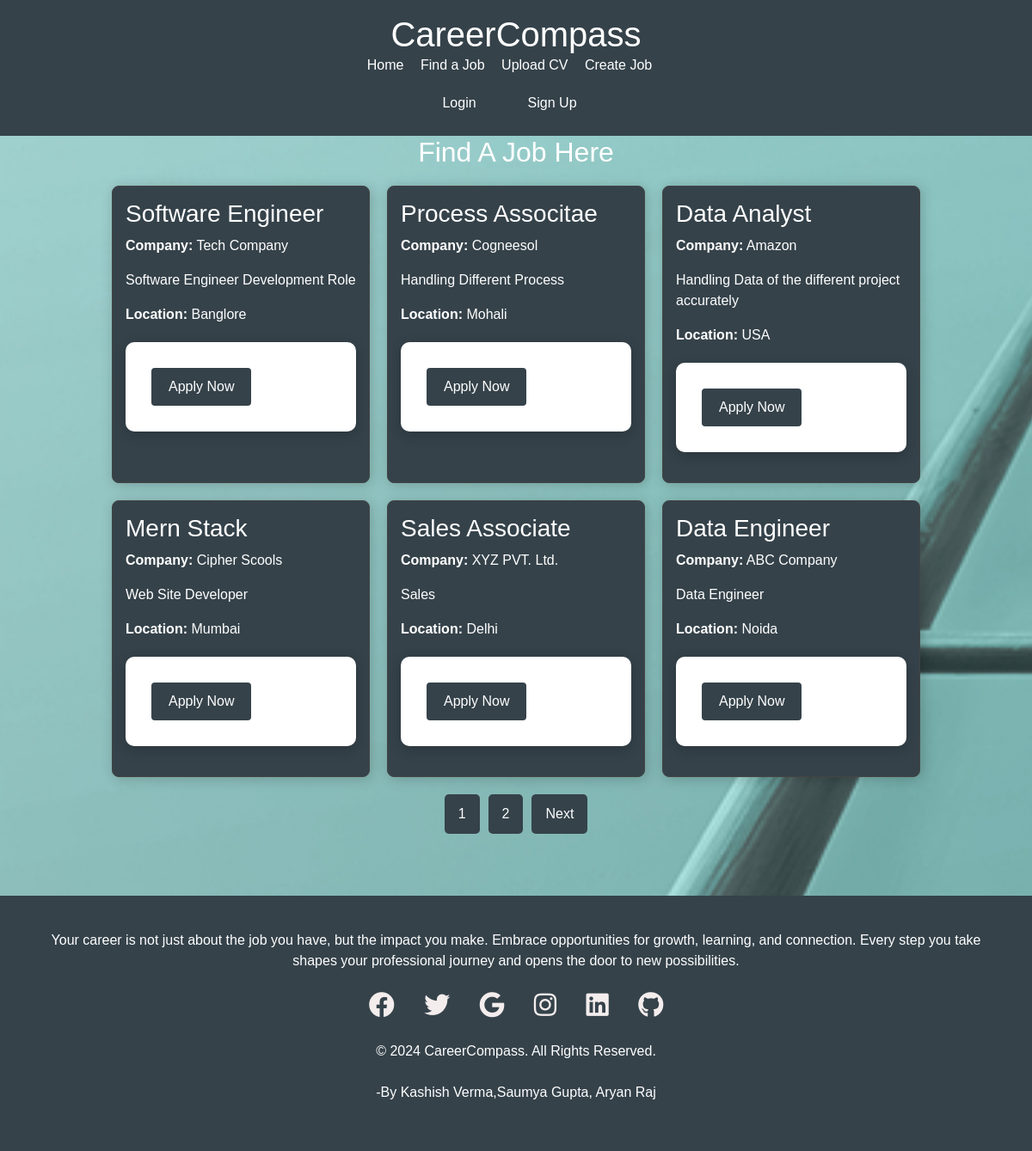
The page /find_job.php on the database its author committed.
### tables this page shows
CREATE TABLE `jobs` (
  `id` int(11) NOT NULL,
  `title` varchar(100) NOT NULL,
  `description` text NOT NULL,
  `company` varchar(100) NOT NULL,
  `location` varchar(100) NOT NULL,
  `created_at` timestamp NOT NULL DEFAULT current_timestamp()
);

### find_job.php (the view, shortened to what this page needs)
<?php
include 'include/header.php';
include 'include/db.php';
$limit = 6;
$page = isset($_GET['page']) ? (int)$_GET['page'] : 1;
$offset = ($page - 1) * $limit;
$sql = "SELECT id, title, description, company, location FROM jobs LIMIT $limit OFFSET $offset";
$result = $conn->query($sql);
$total_jobs_result = $conn->query("SELECT COUNT(*) as total FROM jobs");
$total_jobs = $total_jobs_result->fetch_assoc()['total'];
$total_pages = ceil($total_jobs / $limit);
?>
<h2 style="font-size:xx-large;text-align:center">Find A Job Here</h2>
<div class="job-postings">
    <?php
    if ($result->num_rows > 0) {
        while ($row = $result->fetch_assoc()) {
            ?>
            <div class="job-card">
                <h3><?php echo htmlspecialchars($row['title']); ?></h3>
                <p><strong>Company:</strong> <?php echo htmlspecialchars($row['company']); ?></p>
                <p><?php echo htmlspecialchars($row['description']); ?></p>
                <p><strong>Location:</strong> <?php echo htmlspecialchars($row['location']); ?></p>
                <form method="POST">
                    <button type="submit" name="apply" class="apply-button">Apply Now</button>
                </form>
            </div>
            <?php
        }
    } else {
        echo "<p>No job postings available at this time.</p>";
    }
    ?>
</div>
<div class="pagination-container">
    <div class="pagination">
        <?php for ($i = 1; $i <= $total_pages; $i++): ?>
            <a href="?page=<?php echo $i; ?>" class="pagination-button <?php echo ($i == $page) ? 'active' : ''; ?>"><?php echo $i; ?></a>
        <?php endfor; ?>
        <?php if($page < $total_pages): ?>
            <a href="?page=<?php echo $page + 1; ?>" class="pagination-button">Next</a>
        <?php endif; ?>
    </div>
</div>
<?php include 'include/footer.php'; ?>

### include/header.php (shortened to what this page needs)
<!DOCTYPE html>
<html lang="en">
<head>
    <link rel="stylesheet" href="styles/style.css">
</head>
<body>
<header>
    <h1>CareerCompass</h1>
    <nav>
        <ul>
            <li><a href="index.php">Home</a></li>
            <li><a href="find_job.php">Find a Job</a></li>
            <li><a href="upload_cv.php">Upload CV</a></li>
            <li><a href="create_job.php">Create Job</a></li>
            <li class="header-buttons">
                <button class="login-button"><a href="login.php">Login</a></button>
                <button class="signup-button"><a href="signup.php">Sign Up</a></button>
            </li>
        </ul>
    </nav>
</header>
</body>
</html>

### include/footer.php (shortened to what this page needs)
<!DOCTYPE html>
<html lang="en">
<head>
    <link rel="stylesheet" href="https://cdnjs.cloudflare.com/ajax/libs/font-awesome/5.15.4/css/all.min.css">
    <link rel="stylesheet" href="https://stackpath.bootstrapcdn.com/bootstrap/4.5.2/css/bootstrap.min.css">
    <link rel="stylesheet" href="styles/style.css">
</head>
<body>
    <footer class="footer">
        <div class="container">
            <p class="mb-4">Your career is not just about the job you have, but the impact you make. Embrace
                opportunities for growth, learning, and connection. Every step you take shapes your professional journey
                and opens the door to new possibilities.</p>
            <div class="social-icons">
                <a href="https://facebook.com" target="_blank" class="fab fa-facebook"></a>
                <a href="https://twitter.com" target="_blank" class="fab fa-twitter"></a>
                <a href="https://google.com" target="_blank" class="fab fa-google"></a>
                <a href="https://instagram.com" target="_blank" class="fab fa-instagram"></a>
                <a href="https://linkedin.com" target="_blank" class="fab fa-linkedin"></a>
                <a href="https://github.com" target="_blank" class="fab fa-github"></a>
            </div>
            <p class="mt-4">&copy; <?php echo date("Y"); ?> CareerCompass. All Rights Reserved.</p>
            <p class="mt-4">-By Kashish Verma,Saumya Gupta, Aryan Raj</p>
        </div>
    </footer>
</body>
</html>

### styles/style.css (style rules this page uses)
html, body { height: 100%; margin: 0; }
body { font-family: Arial, sans-serif; background-image: url('../images/background.jpg'); background-size:cover; background-position: center; color: white; }
header, footer { background-color: #35424a; color: #ffffff; padding: 1rem; text-align: center; }
header h1 { margin: 0; }
nav ul { list-style: none; padding: 0; display: inline; margin: 0; }
nav ul li { display: inline; margin-right: 15px; }
nav ul li a { color: #ffffff; text-decoration: none; }
.header-buttons { display: flex; justify-content: center; gap: 20px; margin-top: 10px; }
button { background-color: #35424a; color: white; border: none; padding: 10px 20px; border-radius: 4px; cursor: pointer; font-size: 16px; }
button a { color: white; text-decoration: none; display: block; height: 100%; }
form { background: #ffffff; padding: 30px; border-radius: 10px; box-shadow: 0 4px 15px rgba(0, 0, 0, 0.2); max-width: 400px; margin: 20px auto; transition: all 0.3s ease-in-out; }
.footer { background-color: #35424a; color: white; padding: 40px 0; text-align: center; }
.social-icons a { margin: 0 15px; color: rgb(244, 237, 237); text-decoration: none; font-size: 30px; }

### find_job.php (style rules this page uses)
.job-postings { display: flex; flex-wrap: wrap; justify-content: center; gap: 20px; margin-top: 20px; }
.job-card { border: 1px solid #444; border-radius: 8px; padding: 15px; box-shadow: 2px 2px 15px rgba(0, 0, 0, 0.2); width: 300px; background-color: #35424a; color: white; }
.pagination-container { display: flex; justify-content: center; margin-top: 20px; }
.pagination { display: inline-flex; margin: 0; padding: 0; }
.pagination-button { margin: 0 5px; padding: 10px 15px; background-color: #35424a; color: white; text-decoration: none; border-radius: 5px; transition: background-color 0.3s; border: 1px solid transparent; }
.active { background-color: #35424a; }

### rows shown on the page
jobs: title "Software Engineer", company "Tech Company", description "Software Engineer Development Role", location "Banglore"
jobs: title "Process Associtae", company "Cogneesol", description "Handling Different Process", location "Mohali"
jobs: title "Data Analyst", company "Amazon", description "Handling Data of the different project accurately", location "USA"
jobs: title "Mern Stack", company "Cipher Scools", description "Web Site Developer", location "Mumbai"
jobs: title "Sales Associate", company "XYZ PVT. Ltd.", description "Sales", location "Delhi"
jobs: title "Data Engineer", company "ABC Company", description "Data Engineer", location "Noida"
